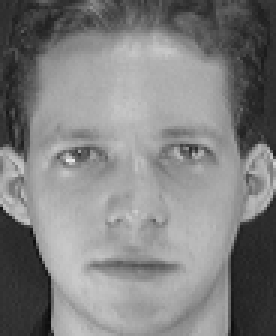
#> input picture orl_faces/s1/1.pgm, 92 x 112 px (shown 3 times larger); its folder holds only this picture in this run
$ jupyter execute --allow-errors Eigenface.ipynb
#> lines starting #> are read from the running program, lines starting #| are printed output that depends on the picture; long printed decimals are rounded
[cell 1]
import os, glob
from sklearn import preprocessing
import cv2
import numpy as np
import matplotlib.pyplot as plt
import math

[cell 2]
dataset_path = os.getcwd() + '/orl_faces/' #path to the dataset

[cell 3]
#function to plot the images
def plot_portraits(images, titles, h, w, n_row, n_col):
    plt.figure(figsize=(2.2 * n_col, 2.2 * n_row))
    plt.subplots_adjust(bottom=0, left=.01, right=.99, top=.90, hspace=.20)
    for i in range(n_row * n_col):
        plt.subplot(n_row, n_col, i + 1)
        plt.imshow(images[i].reshape((h, w)), cmap=plt.cm.gray)
        plt.title(titles[i])
        plt.xticks(())
        plt.yticks(())

[cell 4]
#to get the total number of images
total_images = 0
shape = None
for images in glob.glob(dataset_path + '/**', recursive=True):
    if images[-3:] == 'pgm' or images[-3:] == 'jpg':
        total_images += 1

print(total_images)

[cell 5]
shape = (112,92) #size of the images
all_images = np.zeros((total_images, shape[0], shape[1]) ,dtype='float64') #initialize the numpy array
names = list()
i = 0
for folder in glob.glob(dataset_path + '/*'): #iterate through all the class
    for _ in range(10): #makes 10 copy of each class name in the list (since we have 10 images in each class)
        names.append(folder[-3:].replace('/', '')) #list for the classes of the faces
    for image in glob.glob(folder + '/*'): #iterate through each folder (class)
        read_image = cv2.imread(image, cv2.IMREAD_GRAYSCALE) #read the image in grayscale
#> read_image is the input picture: shape (112, 92); min 11, max 234, mean 128.3
        resized_image = cv2.resize(read_image, (shape[1], shape[0])) #cv2.resize resizes an image into (# column x # height)
        all_images[i] = np.array(resized_image)
        i += 1
#> (the rest of this cell did not finish here and is left out)


[cell 6]
A = np.resize(all_images, (total_images, shape[0]*shape[1])) #convert the images into vectors. Each row has an image vector. i.e. samples x image_vector matrix
mean_vector = np.sum(A, axis=0, dtype='float64')/total_images #calculate the mean vector
mean_matrix = np.tile(mean_vector, (total_images, 1)) #make a 400 copy of the same vector. 400 x image_vector_size matrix.
A_tilde = A - mean_matrix #mean-subtracted image vectors
plt.imshow(np.resize(mean_vector, (shape[0],shape[1])), cmap='gray') #show the mean image vector
plt.title('Mean Image')
plt.show()
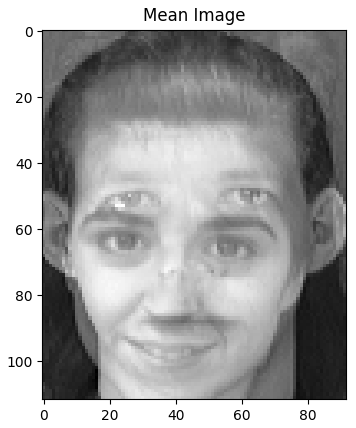
#> figure drawn by matplotlib, 1 panel

#> (a cell that did not finish here is left out)


[cell 8]
L = (A_tilde.dot(A_tilde.T))/total_images #since each row is an image vector (unlike in the notes, L = (A_tilde)(A_tilde.T) instead of L = (A_tilde.T)(A_tilde)
print("L shape : ", L.shape)
eigenvalues, eigenvectors = np.linalg.eig(L) #find the eigenvalues and the eigenvectors of L
idx = eigenvalues.argsort()[::-1] #get the indices of the eigenvalues by its value. Descending order.
eigenvalues = eigenvalues[idx]
eigenvectors = eigenvectors[:, idx] #sorted eigenvalues and eigenvectors in descending order

[cell 9]
eigenvectors_C = A_tilde.T @ eigenvectors #linear combination of each column of A_tilde
eigenvectors_C.shape #each column is an eigenvector of C where C = (A_tilde.T)(A_tilde). NOTE : in the notes, C = (A_tilde)(A_tilde.T)

[cell 10]
#normalize the eigenvectors
eigenfaces = preprocessing.normalize(eigenvectors_C.T) #normalize only accepts matrix with n_samples, n_feature. Hence the transpose.
eigenfaces.shape

[cell 11]
#to visualize some of the eigenfaces
eigenface_labels = [x for x in range(eigenfaces.shape[0])] #list containing values from 1 to number of eigenfaces
#> (the rest of this cell did not finish here and is left out)


[cell 12]
test_img = cv2.imread('test.jpeg', cv2.IMREAD_GRAYSCALE) #testing image
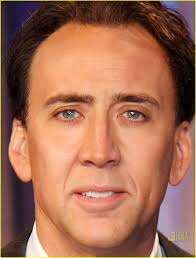
#> input picture test.jpeg, 196 x 258 px
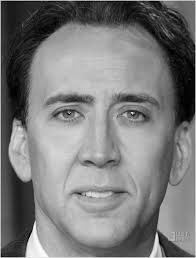
#> test_img: shape (258, 196); min 0, max 255, mean 122.8
test_img = cv2.resize(test_img, (shape[1],shape[0])) #resize the testing image. cv2 resize by width and height.
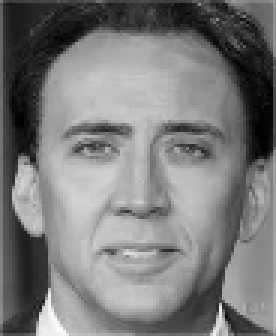
#> test_img: shape (112, 92) (shown 3 times larger); min 0, max 252, mean 122.4
mean_subracted_testimg = np.reshape(test_img, (test_img.shape[0]*test_img.shape[1])) - mean_vector #subtract the mean
#> mean_subracted_testimg = 10304 values, max 235 at index 9492, min -144 at index 3991, mean 10.65
plt.imshow(np.reshape(mean_subracted_testimg, (112,92)), cmap='gray')
plt.title("Mean Subtracted Test Image")
plt.show()
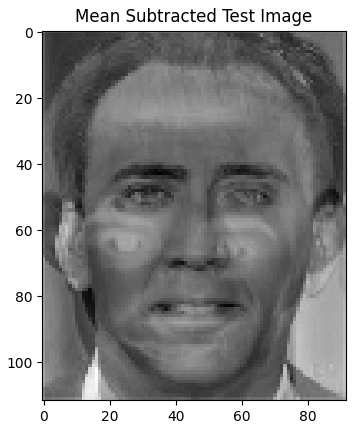
#> figure drawn by matplotlib, 1 panel

[cell 13]
q = 350 #number of chosen eigenfaces
omega = eigenfaces[:q].dot(mean_subracted_testimg) #the vector that represents the image with respect to the eigenfaces.
#> omega = [1907.6, 59.23]
omega.shape
#> Out = (2,)

[cell 14]
#To visualize the reconstruction
reconstructed = eigenfaces[:q].T.dot(omega) #image reconstructed using q eigenfaces.
#> reconstructed = 10304 values, max 48.02 at index 6074, min -40.6 at index 7371, mean 9.29
reconstructed.shape

plt.imshow(np.reshape(reconstructed, (shape[0],shape[1])), cmap='gray')
plt.title("Reconstructed image - "+str(q)+" eigenfaces")
plt.show()
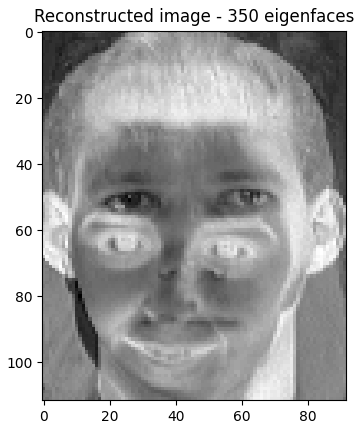
#> figure drawn by matplotlib, 1 panel

[cell 15]
alpha_1 = 3000 #chosen threshold for face detection

projected_new_img_vector = eigenfaces[:q].T @ omega #n^2 vector of the new face image represented as the linear combination of the chosen eigenfaces
#> projected_new_img_vector has the same summary as reconstructed
diff = mean_subracted_testimg - projected_new_img_vector
#> diff = 10304 values, max 232.8 at index 9492, min -149.7 at index 4689, mean 1.36
beta = math.sqrt(diff.dot(diff)) #distance between the original face image vector and the projected vector.
#> beta = 4737.5

if beta < alpha_1:
    print("Face detected in the image! ", beta)
else:
    print("No face detected in the image! ", beta)
#| No face detected in the image!  4737.538

[cell 16]
alpha_2 = 3000 #chosen threshold for face recognition
smallest_value = None #to keep track of the smallest value
index = None #to keep track of the class that produces the smallest value
for k in range(total_images):
    omega_k = eigenfaces[:q].dot(A_tilde[k]) #calculate the vectors of the images in the dataset and represent
    diff = omega - omega_k
    epsilon_k = math.sqrt(diff.dot(diff))
    if smallest_value == None:
        smallest_value = epsilon_k
        index = k
    if smallest_value > epsilon_k:
        smallest_value = epsilon_k
        index = k
#> this loop made 2 passes
#> (diff, epsilon_k, smallest_value) on pass 1: ([-1507.2, -5.17], 1507.2, 1507.2)
#> (diff, epsilon_k) on pass 2: ([5322.4, 123.6], 5323.9)
#> after the loop, index = 0; smallest_value = 1507.2

if smallest_value < alpha_2:
    print(smallest_value, names[index])
#| 1507.205 s1
else:
    print(smallest_value, "Unknown Face!")
